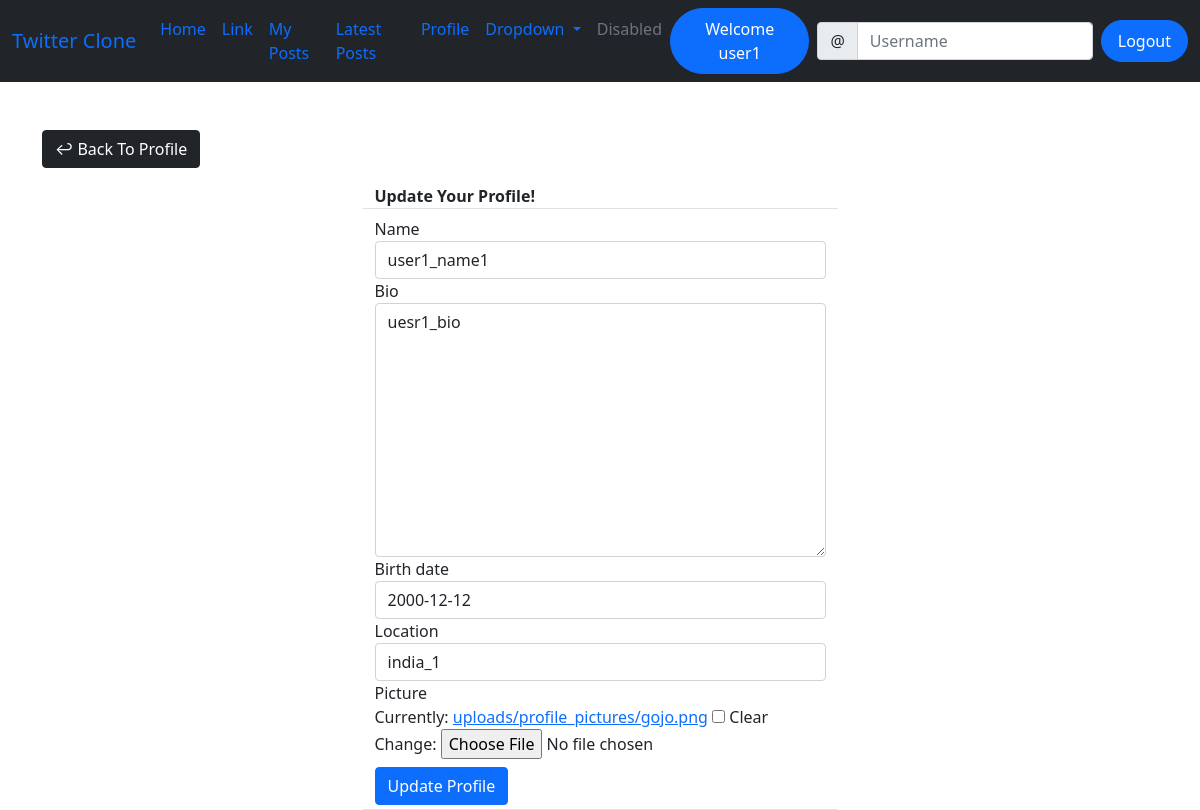
Page /profile/edit/2/ (signed in) on the earlier database version.
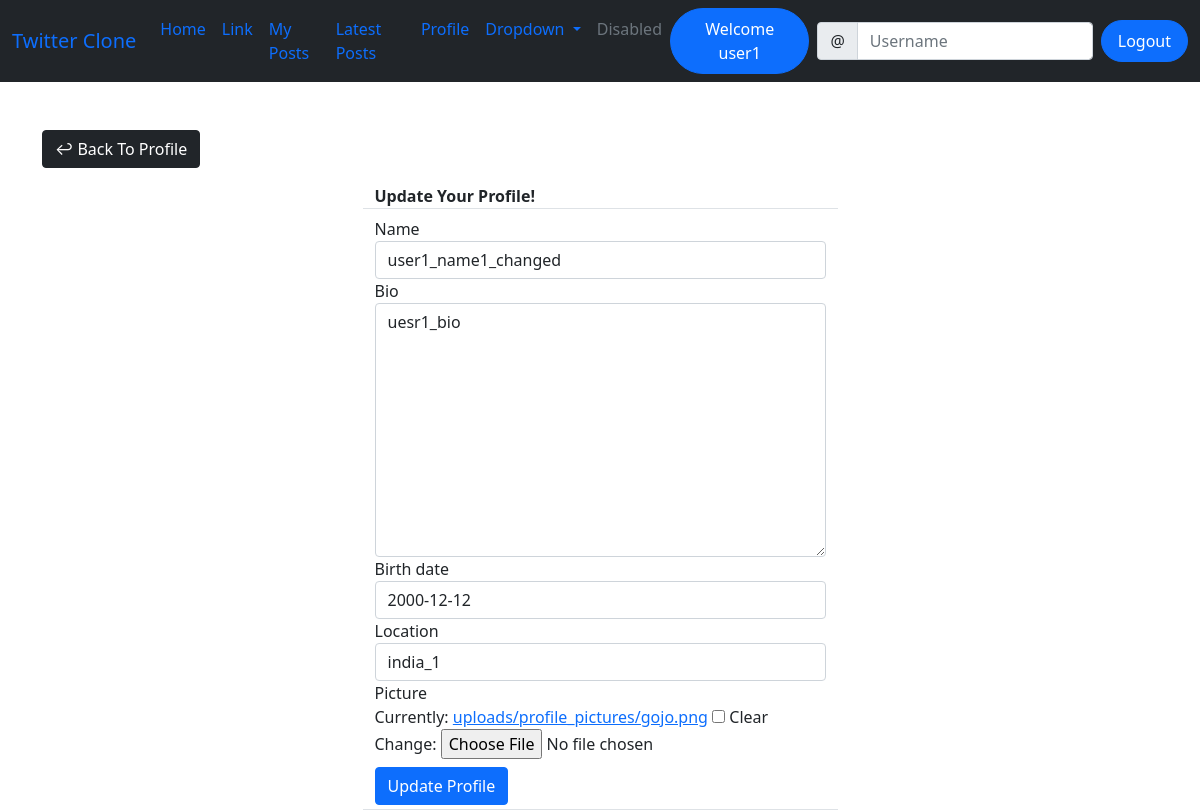
Same page on the later database version.
### social/models.py (models this page shows)
class UserProfile(models.Model):
    user = models.OneToOneField(User, primary_key=True, verbose_name='user', related_name='profile', on_delete=models.CASCADE)
    name = models.CharField(max_length=30, blank=True, null=True)
    bio = models.TextField(max_length=500, blank=True, null=True)
    birth_date = models.DateField(null=True, blank=True)
    location = models.CharField(max_length=100, blank=True, null=True)
    picture = models.ImageField(upload_to='uploads/profile_pictures', default='uploads/profile_pictures/blank-profile-picture.png', blank=True)
    followers = models.ManyToManyField(User, blank=True, related_name='followers')

### social/views.py (the view, shortened to what this page needs)
# urls.py: path('profile/edit/<int:pk>/', ProfileEditView.as_view(), name='profile-edit'),
class ProfileEditView(LoginRequiredMixin, UpdateView):
    model = UserProfile
    fields = ["name", "bio", "birth_date", "location", "picture"]
    template_name = "social/profile_edit.html"
    def get(self, request, *args, **kwargs):
        try:
            profile = self.get_object()
            if self.request.user == profile.user:
                return super().get(request, *args, **kwargs)
            else:
                return render(request, 'social/not_allowed.html')
        except:
            return render(request, 'social/error_page.html')

### templates/social/profile_edit.html (shortened to what this page needs)
{% extends 'base.html' %}
{% load crispy_forms_tags %}
{% block content %}
<div class="container">
    <div class="row mt-5">
        <div class="col-md-5 col-sm-6">
            <a href="{% url 'profile' object.pk %}" class="btn btn-dark">&#8617; Back To Profile</a>
        </div>
    </div>
    <div class="row justify-content-center mt-3">
        <div class="col-md-5 col-sm-12 border-bottom">
           <strong>Update Your Profile!</strong>
        </div>
    </div>
    <div class="row justify-content-center mt-2">
        <div class="col-md-5 col-sm-12 border-bottom">
            <form action="" method="POST" enctype="multipart/form-data">
                {{ form | crispy }}
                <div class="">
                    <button class="btn btn-primary mb-1 mt-2">Update Profile</button>
                </div>
            </form>
        </div>
    </div>
</div>
{% endblock content %}

Differences in the rows shown:
changed UserProfile "uesr1_bio": name "user1_name1" → "user1_name1_changed"
